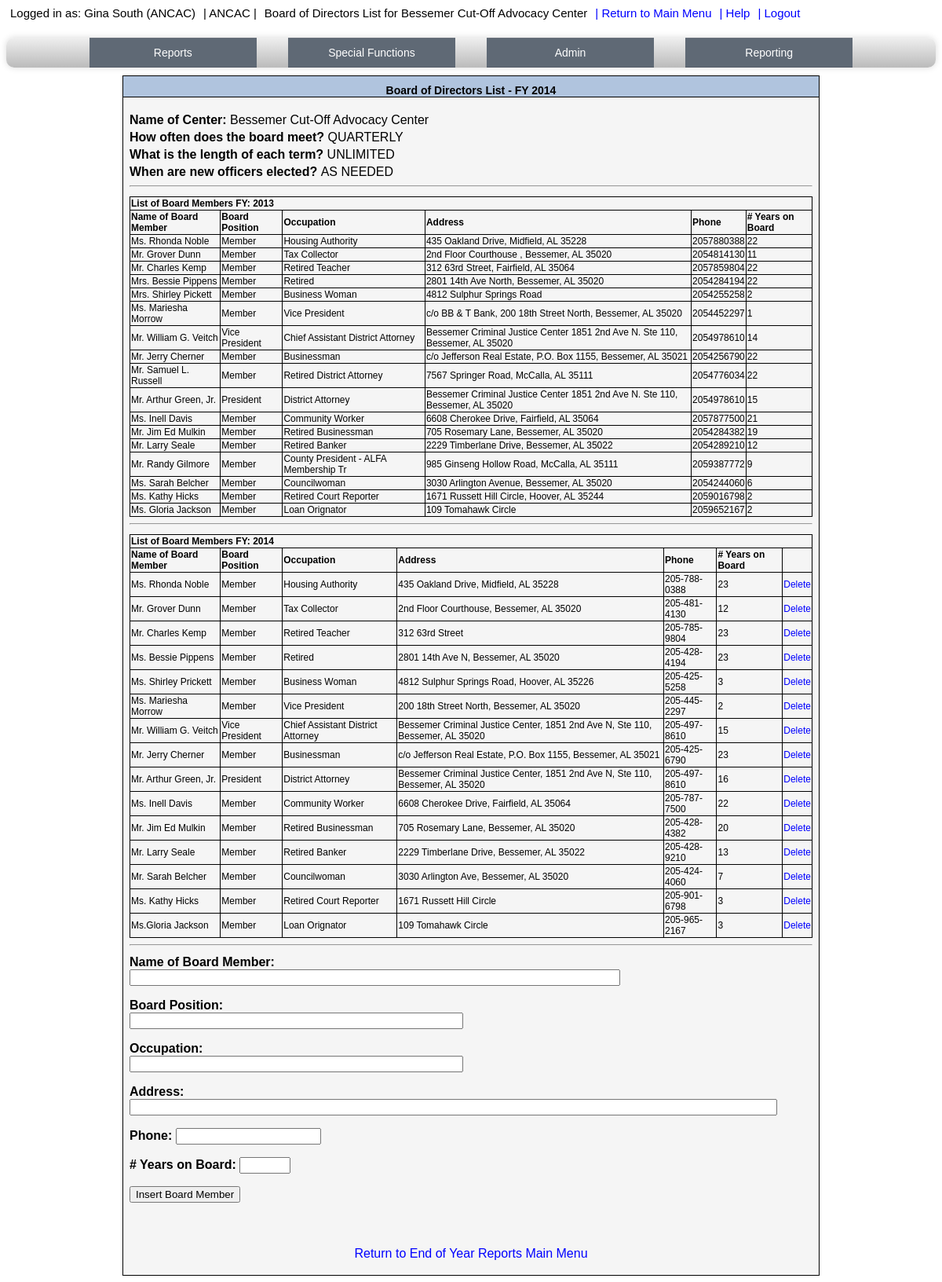
Screenshot of /ANCAC/boardOfDir.php?center=1 (signed in) with the database file from the repository.
### tables this page shows
CREATE TABLE IF NOT EXISTS `centers` (
  `center` tinyint(3) unsigned NOT NULL DEFAULT '0',
  `CenterName` varchar(75) NOT NULL DEFAULT '',
  `centerlevel` enum('Pilot Project','Full Member','Associate') NOT NULL DEFAULT 'Full Member',
  PRIMARY KEY (`center`)
);

CREATE TABLE IF NOT EXISTS `boardOfDirHeader` (
  `center` tinyint(3) unsigned NOT NULL DEFAULT '0',
  `fiscalyear` mediumint(8) unsigned NOT NULL DEFAULT '0',
  `boardMeet` varchar(50) NOT NULL DEFAULT '',
  `termLength` varchar(50) NOT NULL DEFAULT '',
  `whenElected` varchar(50) NOT NULL DEFAULT '',
  `username` varchar(12) NOT NULL DEFAULT '',
  `datemod` datetime NOT NULL DEFAULT '0000-00-00 00:00:00',
  PRIMARY KEY (`center`,`fiscalyear`)
);

CREATE TABLE IF NOT EXISTS `boardOfDirItem` (
  `center` tinyint(3) unsigned NOT NULL DEFAULT '0',
  `BODID` mediumint(8) unsigned NOT NULL AUTO_INCREMENT,
  `fiscalyear` mediumint(8) unsigned NOT NULL DEFAULT '0',
  `name` varchar(75) NOT NULL DEFAULT '',
  `boardPosition` varchar(50) NOT NULL DEFAULT '',
  `occupation` varchar(50) NOT NULL DEFAULT '',
  `address` varchar(100) NOT NULL DEFAULT '',
  `phone` varchar(20) NOT NULL DEFAULT '',
  `yearsOnBoard` tinyint(3) unsigned NOT NULL DEFAULT '0',
  `username` varchar(12) NOT NULL DEFAULT '',
  `datemod` datetime NOT NULL DEFAULT '0000-00-00 00:00:00',
  PRIMARY KEY (`center`,`BODID`,`fiscalyear`)
);

### ANCAC/Variables.php (called while the page is built, shortened)
<?php
		$webroot = '';
       ?>

### ANCAC/boardOfDir.php (the view, shortened to what this page needs)
<?PHP
	require("ulogin.php");
        switch (date("m")){
                case 4:
                case 5:
                case 6:
                        $fiscalYear = date("Y");
                        $EOYAvailable = 0;
                        break;
        }
        $LastYear = $fiscalYear - 1;
	if($_SESSION['admin'] > 0){
                $center = $_GET['center'];
                $EOYAvailable = 1;
        }
        else{
                $center = $_SESSION['center'];
        }
	$sqlCenter = "SELECT CenterName FROM centers ".
             "WHERE center = '".$center."'";
        $resultCenter = @mysql_query($sqlCenter) or mysql_error();
        $rowCenter = mysql_fetch_object($resultCenter);
        $CenterName = $rowCenter->CenterName;
	$page_title = 'Board of Directors List for '.$CenterName;
	require($root."header.php");
?>
<body>
<table class='OutlineTable' align=center width="75%">
<tr>
	<td class='login-header' colspan='2' align=center>Board of Directors List - FY <?PHP echo $fiscalYear; ?><br></td>
</tr>
<tr>
	<td class='login' align=left><br>
	<div align="center">
		<table border="0" width="100%" id="table1">
<?PHP
        $sqlBODHeader = "SELECT center, fiscalYear, boardMeet, termLength, whenElected".
                " FROM boardOfDirHeader WHERE center = '".$center."' AND fiscalyear = '".$fiscalYear."'";
        $resultBODHeader = @mysql_query($sqlBODHeader) or mysql_error();
        $rowHeader = mysql_fetch_object($resultBODHeader);
        $numRecordsHeader = mysql_num_rows($resultBODHeader);
        if ($EOYAvailable == 1){
                if ($numRecordsHeader == 0){
                        echo '<tr><td><form action="boardOfDir.php?A=H&center='.$center.'" method="post">';
                        echo '<hr><div align=center><table border=0 width=636><tr>';
                        echo '<td><br><br><p><b>How often does the board meet? </b><input type="text" name="board_Meet" maxlength="50" size="50" value="';
                                if(isset($_POST['board_Meet'])) echo $_POST['board_Meet'];
                        echo '" /></p>';
                        echo '<p><b>What is the length of each term? </b><input type="text" name="term_Length" maxlength="50" size="50" value="';
                                if(isset($_POST['term_Length'])) echo $_POST['term_Length'];
                        echo '" /></p>';
                        echo '<p><b>When are new officers elected? &nbsp;&nbsp;</b><input type="text" name="when_Elected" maxlength="50" size="50" value="';
                                if(isset($_POST['when_Elected'])) echo $_POST['when_Elected'];
                        echo '" /></p>';
                        echo '<p><input type="submit" name="submit" value="Start Board of Directors List" /></p>';
                        echo '<input type="hidden" name="submitted" value="TRUE" />';
                        echo '</td></tr></table></div></form></td></tr>';
                }
                else {
                        echo '<tr><td><b>Name of Center: </b>'.$CenterName.'</td></tr>';
                        echo '<tr><td><b>How often does the board meet?   </b>'.$rowHeader->boardMeet.'</td></tr>';
                        echo '<tr><td><b>What is the length of each term? </b>'.$rowHeader->termLength.'</td></tr>';
                        echo '<tr><td><b>When are new officers elected?   </b>'.$rowHeader->whenElected.'<hr /></td></tr>';
                        $sqlBODLY = "SELECT name, boardPosition, occupation, address, phone, yearsOnBoard".
                                " FROM boardOfDirItem WHERE center = '".$center."' AND fiscalyear = '".$LastYear."'";
                        $resultBODLY = @mysql_query($sqlBODLY) or mysql_error();
                        $numRecordsLY = mysql_num_rows($resultBODLY);
                        if ($numRecordsLY > 0){
                                echo '<tr><td><table width="100%" class="Admin">';
                                echo '<tr><td colspan="6"><b>List of Board Members FY: '.$LastYear.'</b></td></tr>';
                                echo '<tr><td><b>Name of Board Member</b></td><td><b>Board Position</b></td><td><b>Occupation</b></td><td><b>Address</b></td><td><b>Phone</b></td><td><b># Years on Board</b></td></tr>';
                                while ($rowLY = mysql_fetch_object($resultBODLY)) {
                                        echo '<tr>';
                                        echo '<td>'.$rowLY->name.'</td><td>'.$rowLY->boardPosition.'</td><td>'.$rowLY->occupation.'</td><td>'.$rowLY->address.'</td><td>'.$rowLY->phone.'</td><td>'.$rowLY->yearsOnBoard.'</td>';
                                        echo '</tr>';
                                }
                                echo '</table><hr /></td></tr>';
                        }
                        else
                                echo '<tr><td><b>There is no Board of Director Information for Last Year</b><hr /></td></tr>';
                        $sqlBODCY = "SELECT name, boardPosition, occupation, address, phone, yearsOnBoard, BODID".
                                " FROM boardOfDirItem WHERE center = '".$center."' AND fiscalyear = '".$fiscalYear."'";
                        $resultBODCY = @mysql_query($sqlBODCY) or mysql_error();
                        $numRecordsCY = mysql_num_rows($resultBODCY);
                        if ($numRecordsCY > 0){
                                echo '<tr><td><table width="100%" class="Admin">';
                                echo '<tr><td colspan="7"><b>List of Board Members FY: '.$fiscalYear.'</b></td></tr>';
                                echo '<tr><td><b>Name of Board Member</b></td><td><b>Board Position</b></td><td><b>Occupation</b></td><td><b>Address</b></td><td><b>Phone</b></td><td><b># Years on Board</b></td><td></td></tr>';
                                while ($rowCY = mysql_fetch_object($resultBODCY)) {
                                        echo '<tr>';
                                        echo '<td>'.$rowCY->name.'</td><td>'.$rowCY->boardPosition.'</td><td>'.$rowCY->occupation.'</td><td>'.$rowCY->address.'</td><td>'.$rowCY->phone.'</td><td>'.$rowCY->yearsOnBoard.'</td><td><a href="boardOfDir.php?A=D&center='.$center.'&OI='.$rowCY->BODID.'"> Delete </a></td>';
                                        echo '</tr>';
                                }
                                echo '</table><hr /></td></tr>';
                        }
                        else
                                echo '<tr><td><b>There is no Board of Director Information for the Current Year</b><hr /></td></tr>';
                        echo '<tr><td><form action="boardOfDir.php?A=I&center='.$center.'" method="post">';
                        echo '<p><b>Name of Board Member: </b><br /><input type="text" name="item_Name" maxlength="75" size="75" value="';
                                if(isset($_POST['item_Name'])) echo $_POST['item_Name'];
                        echo '" /></p>';
                        echo '<p><b>Board Position: </b><br /><input type="text" name="item_Position" maxlength="50" size="50" value="';
                                if(isset($_POST['item_Position'])) echo $_POST['item_Position'];
                        echo '" /></p>';
                        echo '<p><b>Occupation: </b><br /><input type="text" name="item_Occupation" maxlength="50" size="50" value="';
                                if(isset($_POST['item_Occupation'])) echo $_POST['item_Occupation'];
                        echo '" /></p>';
                        echo '<p><b>Address: </b><br /><input type="text" name="item_Address" maxlength="100" size="100" value="';
                                if(isset($_POST['item_Address'])) echo $_POST['item_Address'];
                        echo '" /></p>';
                        echo '<p><b>Phone: </b><input type="text" name="item_Phone" maxlength="20" size="20" value="';
                                if(isset($_POST['item_Phone'])) echo $_POST['item_Phone'];
                        echo '" /></p>';
                        echo '<p><b># Years on Board: </b><input type="text" name="item_Years" maxlength="3" size="5" value="';
                                if(isset($_POST['item_Years'])) echo $_POST['item_Years'];
                        echo '" onblur="extractNumber(this,0,false);" onkeyup="extractNumber(this,0,false);" onkeypress="return blockNonNumbers(this, event, false, false);" /></p>';
                        echo '<p><input type="submit" name="submit" value="Insert Board Member" /></p>';
                        echo '</form></td></tr>';
                }
        }
        else
                echo '<tr><td><br />Entering your Board of Directors List is only available October 1 - 30.</td></tr>';
?>
                <tr>
		      <td>
		              <center><div class=nav><?PHP echo '<br><br><a href="eoyreports.php?center='.$center.'">Return to End of Year Reports Main Menu</a>'; ?></div></center>
		      </td>
		</tr>
		</table>
	</div>
	</td>
</tr>
</table></div>
</body>
<?PHP
	require($root."footer.php");
?>

### ANCAC/header.php (shortened to what this page needs)
<html>
      <head>
            <?php echo'<SCRIPT language="JavaScript" SRC="'.$webroot.'javaScriptFunctions.js"></SCRIPT>
             			<script src="http://ajax.googleapis.com/ajax/libs/jquery/1.8.0/jquery.min.js"></script>
						<script src="'.$webroot.'dropit.js"></script>
						<link rel="stylesheet" href="'.$webroot.'dropit.css" type="text/css" />';
           ?>
      		<link rel='stylesheet' href='<?php echo $webroot?>login.css' type='text/css' media='screen'>
      		<link rel='stylesheet' href='<?php echo $webroot?>print.css' type='text/css' media='print'>
      </head>
<div class=nav>
	<div class='loginInfo'>
		<div class=login-header>
			<div class='userInfo'>Logged in as: <?PHP echo $_SESSION['name']." (".$_SESSION['CenterName'].")"; ?></div>
			<div class='userInfo'> | ANCAC | </div>
			<div class='userInfo pageTitle'> <?PHP echo $page_title;?></div>
			<div class='userInfo returnToMain'><a href=<?php echo $webroot?>index.php> | Return to Main Menu</a></div>
			<div class='userInfo help'><a href=<?php echo $webroot?>help.php> | Help</a></div>
			<div class='userInfo logoutButton'><a href=<?php echo $webroot?>logout.php> | Logout</a></div>
		</div>
	</div>
	<div class='dropdownMenus'>
		<ul class="menu">
		    <li>
		         <a href="#">Reports</a>
		    </li>
		</ul>
		<ul class="menu">
		    <li>
		        <a href="#">Special Functions</a>
		    </li>
		</ul>
		<?PHP
		if($_SESSION['admin'] > 1){
			echo '<ul class="menu">
			    <li>
			        <a href="#">Admin</a>
			        <ul>
			            <li><a href="'.$webroot.'centerAdmin.php">Center Administration</a></li>
            			<li><a href="'.$webroot.'AcctAdmin.php">User Administration</a></li>
			            <li><a href="' .$webroot.'LastLogin.php">View Last Login for Ctrs</a></li>
			            <li><a href="'.$webroot.'email.php">E-mail Entire Network</a></li>
			            <li><a href= "'.$webroot.'qreportAdmin.php?from=8">Received Snail Mail Docs</a></li>
      					<li><a href= "'.$webroot.'excelExportYear.php">Excel Export</a></li>
            			<li><a href= "'.$webroot.'emailForm.php">Email reminder editor</a></li>
			        </ul>
			    </li>
			</ul>
			<ul class="menu">
			    <li>
			        <a href="#">Reporting</a>
			        <ul>
			            <li><a href="'.$webroot.'haveSubmit.php">View Current Qtr Unsubmitted Centers</a></li>
			            <li><a href="'.$webroot.'selectYearGT.php?from=2">View/Print ANCAC Grand Total Report</a></li>
			            <li><a href="'.$webroot.'selectYearGT.php?from=3">View/Print Estimated Budget Total Report</a></li>
			            <li><a href="'.$webroot.'qreportAdmin.php?from=9">View/Print ANCAC Board of Directors</a></li>
						<li><a href="'.$webroot.'eoyProgress.php">Check End Of Year Status</a></li>
			        </ul>
			    </li>
			</ul>';
		}?>
	</div>
</div>

### ANCAC/dropit.css (style rules this page uses)
.dropdownMenus { text-align:center; background: #efefef; background: linear-gradient(top, #efefef 0%, #bbbbbb 100%); background: -moz-linear-gradient(top, #efefef 0%, #bbbbbb 100%); background: -webkit-linear-gradient(top, #efefef 0%,#bbbbbb 100%); box-shadow: 0px 0px 9px rgba(0,0,0,0.15); width: 100%; border-radius: 10px; list-style: none; position: relative; display: inline-table; }
.dropdownMenus:after { content: ""; clear: both; display: block; }
.dropdownMenus li { float: left; }
,dropdownMenus li:hover { background: #4b545f; background: linear-gradient(top, #4f5964 0%, #5f6975 40%); background: -moz-linear-gradient(top, #4f5964 0%, #5f6975 40%); background: -webkit-linear-gradient(top, #4f5964 0%,#5f6975 40%); }
.dropdownMenus li a { display: block; padding: 10px; color: #757575; text-decoration: none; }
.dropdownMenus ul { background: #5f6975; border-radius: 0px; padding: 0; position: relative; top: 100%; }
.dropdownMenus ul li { float: none; border-top: 1px solid #6b727c; border-bottom: 1px solid #575f6a; position: relative; }
.dropdownMenus ul li a { color: #fff; }
.dropit { list-style: none; padding: 0; margin: 0 20px; display: inline-block; text-align:center; width: 18%; }
.dropit .dropit-trigger { position: relative; }
.loginInfo { height: 30px; width: 100%; margin-bottom: 10px; }

### ANCAC/login.css (style rules this page uses)
body { font-family: Tahoma, Verdana, Arial, Sans Serif; font-size:14px; background-color:White; text-align: center; }
A { color: Black; text-decoration:none; }
A:link { color: Blue; }
table.OutlineTable { border-collapse: collapse; border: solid 1px black; }
table.Admin { border-collapse: collapse; border: solid 1px black; }
table.Admin tr { font-size: 12px; }
table.Admin td { border-collapse: collapse; border: solid 1px black; }
td.login-header { background-color:LightSteelBlue; border-bottom: solid 1px black; font-size:14px; text-align: center; font-weight:bold; padding: 10px 5px 0px 5px; }
td.login { text-align: center; font-size:11px; font-weight:bold; background-color:WhiteSmoke; padding: 5px 5px 5px 5px; }
.userinfo { font-size: 15px; float:left; }
.nav { margin-bottom: 10px; }
.userInfo { margin: 0 5px; }

### ANCAC/print.css (style rules this page uses)
body { font-family: Tahoma, Verdana, Arial, Sans Serif; font-size:14px; background-color:White; text-align: center; }
A { color: Black; text-decoration:none; }
.nav { display: none }
A:link { color: Blue; }
table.OutlineTable { border-collapse: collapse; border: solid 1px black; }
table.Admin { border-collapse: collapse; border: solid 1px black; }
table.Admin tr { font-size: 12px; }
table.Admin td { border-collapse: collapse; border: solid 1px black; }
td.login-header { background-color:LightSteelBlue; border-bottom: solid 1px black; font-size:14px; text-align: center; font-weight:bold; padding: 10px 5px 0px 5px; }
td.login { text-align: center; font-size:11px; font-weight:bold; background-color:WhiteSmoke; padding: 5px 5px 5px 5px; }
.userinfo { font-size: 10px; float:left; }

### rows the page displays
centers: CenterName "Board of Directors List for Bessemer Cut-Off Advocacy Center", CenterName "Bessemer Cut-Off Advocacy Center"
boardofdirheader: boardMeet "QUARTERLY", termLength "UNLIMITED", whenElected "AS NEEDED"
boardofdiritem: name "Ms. Rhonda Noble", boardPosition "Member", occupation "Housing Authority", address "435 Oakland Drive, Midfield, AL 35228", phone "2057880388", yearsOnBoard "22"
boardofdiritem: name "Mr. Grover Dunn", boardPosition "Member", occupation "Tax Collector", address "2nd Floor Courthouse , Bessemer, AL 35020", phone "2054814130", yearsOnBoard "11"
boardofdiritem: name "Mr. Charles Kemp", boardPosition "Member", occupation "Retired Teacher", address "312 63rd Street, Fairfield, AL 35064", phone "2057859804", yearsOnBoard "22"
boardofdiritem: name "Mrs. Bessie Pippens", boardPosition "Member", occupation "Retired", address "2801 14th Ave North, Bessemer, AL 35020", phone "2054284194", yearsOnBoard "22"
boardofdiritem: name "Mrs. Shirley Pickett", boardPosition "Member", occupation "Business Woman", address "4812 Sulphur Springs Road", phone "2054255258", yearsOnBoard "2"
boardofdiritem: name "Ms. Mariesha Morrow", boardPosition "Member", occupation "Vice President", address "c/o BB & T Bank, 200 18th Street North, Bessemer, AL 35020", phone "2054452297", yearsOnBoard "1"
boardofdiritem: name "Mr. William G. Veitch", boardPosition "Vice President", occupation "Chief Assistant District Attorney", address "Bessemer Criminal Justice Center 1851 2nd Ave N. Ste 110, Bessemer, AL 35020", phone "2054978610", yearsOnBoard "14"
boardofdiritem: name "Mr. Jerry Cherner", boardPosition "Member", occupation "Businessman", address "c/o Jefferson Real Estate, P.O. Box 1155, Bessemer, AL 35021", phone "2054256790", yearsOnBoard "22"
boardofdiritem: name "Mr. Samuel L. Russell", boardPosition "Member", occupation "Retired District Attorney", address "7567 Springer Road, McCalla, AL 35111", phone "2054776034", yearsOnBoard "22"
boardofdiritem: name "Mr. Arthur Green, Jr.", boardPosition "President", occupation "District Attorney", address "Bessemer Criminal Justice Center 1851 2nd Ave N. Ste 110, Bessemer, AL 35020", phone "2054978610", yearsOnBoard "15"
boardofdiritem: name "Ms. Inell Davis", boardPosition "Member", occupation "Community Worker", address "6608 Cherokee Drive, Fairfield, AL 35064", phone "2057877500", yearsOnBoard "21"
boardofdiritem: name "Mr. Jim Ed Mulkin", boardPosition "Member", occupation "Retired Businessman", address "705 Rosemary Lane, Bessemer, AL 35020", phone "2054284382", yearsOnBoard "19"
boardofdiritem: name "Mr. Larry Seale", boardPosition "Member", occupation "Retired Banker", address "2229 Timberlane Drive, Bessemer, AL 35022", phone "2054289210", yearsOnBoard "12"
boardofdiritem: name "Mr. Randy Gilmore", boardPosition "Member", occupation "County President - ALFA Membership Tr", address "985 Ginseng Hollow Road, McCalla, AL 35111", phone "2059387772", yearsOnBoard "9"
boardofdiritem: name "Ms. Sarah Belcher", boardPosition "Member", occupation "Councilwoman", address "3030 Arlington Avenue, Bessemer, AL 35020", phone "2054244060", yearsOnBoard "6"
boardofdiritem: name "Ms. Kathy Hicks", boardPosition "Member", occupation "Retired Court Reporter", address "1671 Russett Hill Circle, Hoover, AL 35244", phone "2059016798", yearsOnBoard "2"
boardofdiritem: name "Ms. Gloria Jackson", boardPosition "Member", occupation "Loan Orignator", address "109 Tomahawk Circle", phone "2059652167", yearsOnBoard "2"
boardofdiritem: name "Ms. Rhonda Noble", boardPosition "Member", occupation "Housing Authority", address "435 Oakland Drive, Midfield, AL 35228", phone "205-788-0388", yearsOnBoard "23"
boardofdiritem: name "Mr. Grover Dunn", boardPosition "Member", occupation "Tax Collector", address "2nd Floor Courthouse, Bessemer, AL 35020", phone "205-481-4130", yearsOnBoard "12"
boardofdiritem: name "Mr. Charles Kemp", boardPosition "Member", occupation "Retired Teacher", address "312 63rd Street", phone "205-785-9804", yearsOnBoard "23"
boardofdiritem: name "Ms. Bessie Pippens", boardPosition "Member", occupation "Retired", address "2801 14th Ave N, Bessemer, AL 35020", phone "205-428-4194", yearsOnBoard "23"
boardofdiritem: name "Ms. Shirley Prickett", boardPosition "Member", occupation "Business Woman", address "4812 Sulphur Springs Road, Hoover, AL 35226", phone "205-425-5258", yearsOnBoard "3"
boardofdiritem: name "Ms. Mariesha Morrow", boardPosition "Member", occupation "Vice President", address "200 18th Street North, Bessemer, AL 35020", phone "205-445-2297", yearsOnBoard "2"
boardofdiritem: name "Mr. William G. Veitch", boardPosition "Vice President", occupation "Chief Assistant District Attorney", address "Bessemer Criminal Justice Center, 1851 2nd Ave N, Ste 110, Bessemer, AL 35020", phone "205-497-8610", yearsOnBoard "15"
boardofdiritem: name "Mr. Jerry Cherner", boardPosition "Member", occupation "Businessman", address "c/o Jefferson Real Estate, P.O. Box 1155, Bessemer, AL 35021", phone "205-425-6790", yearsOnBoard "23"
boardofdiritem: name "Mr. Arthur Green, Jr.", boardPosition "President", occupation "District Attorney", address "Bessemer Criminal Justice Center, 1851 2nd Ave N, Ste 110, Bessemer, AL 35020", phone "205-497-8610", yearsOnBoard "16"
boardofdiritem: name "Ms. Inell Davis", boardPosition "Member", occupation "Community Worker", address "6608 Cherokee Drive, Fairfield, AL 35064", phone "205-787-7500", yearsOnBoard "22"
boardofdiritem: name "Mr. Jim Ed Mulkin", boardPosition "Member", occupation "Retired Businessman", address "705 Rosemary Lane, Bessemer, AL 35020", phone "205-428-4382", yearsOnBoard "20"
boardofdiritem: name "Mr. Larry Seale", boardPosition "Member", occupation "Retired Banker", address "2229 Timberlane Drive, Bessemer, AL 35022", phone "205-428-9210", yearsOnBoard "13"
boardofdiritem: name "Mr. Sarah Belcher", boardPosition "Member", occupation "Councilwoman", address "3030 Arlington Ave, Bessemer, AL 35020", phone "205-424-4060", yearsOnBoard "7"
boardofdiritem: name "Ms. Kathy Hicks", boardPosition "Member", occupation "Retired Court Reporter", address "1671 Russett Hill Circle", phone "205-901-6798", yearsOnBoard "3"
boardofdiritem: name "Ms.Gloria Jackson", boardPosition "Member", occupation "Loan Orignator", address "109 Tomahawk Circle", phone "205-965-2167", yearsOnBoard "3"

### other values shown
$_SESSION['name'] "Gina South"
$_SESSION['CenterName'] "ANCAC"
